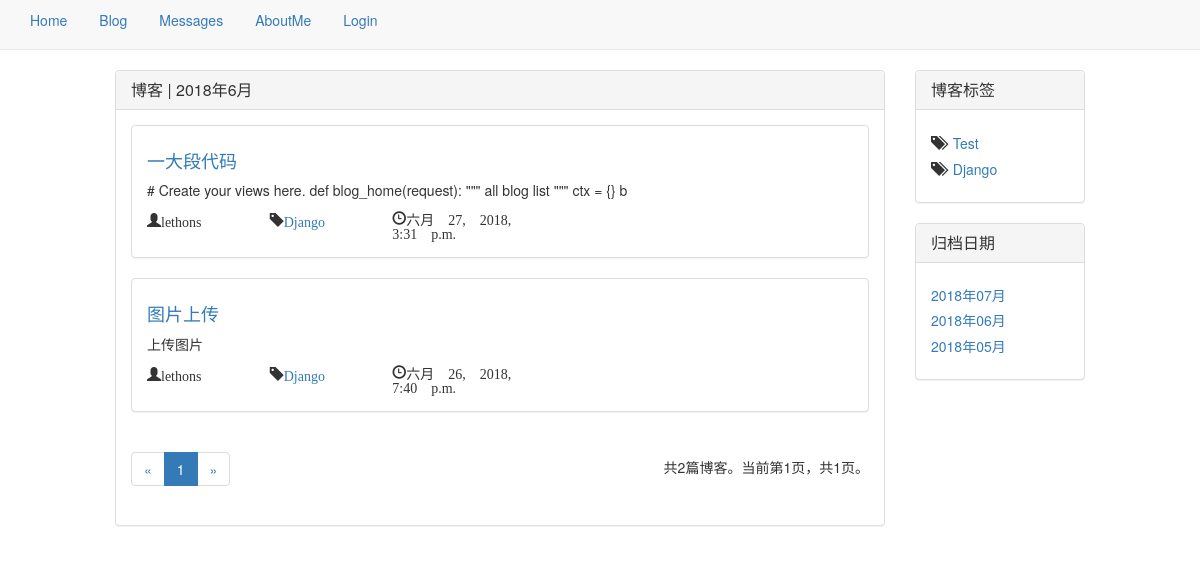
The page /blog/date/2018/6/ on the database as committed earlier.
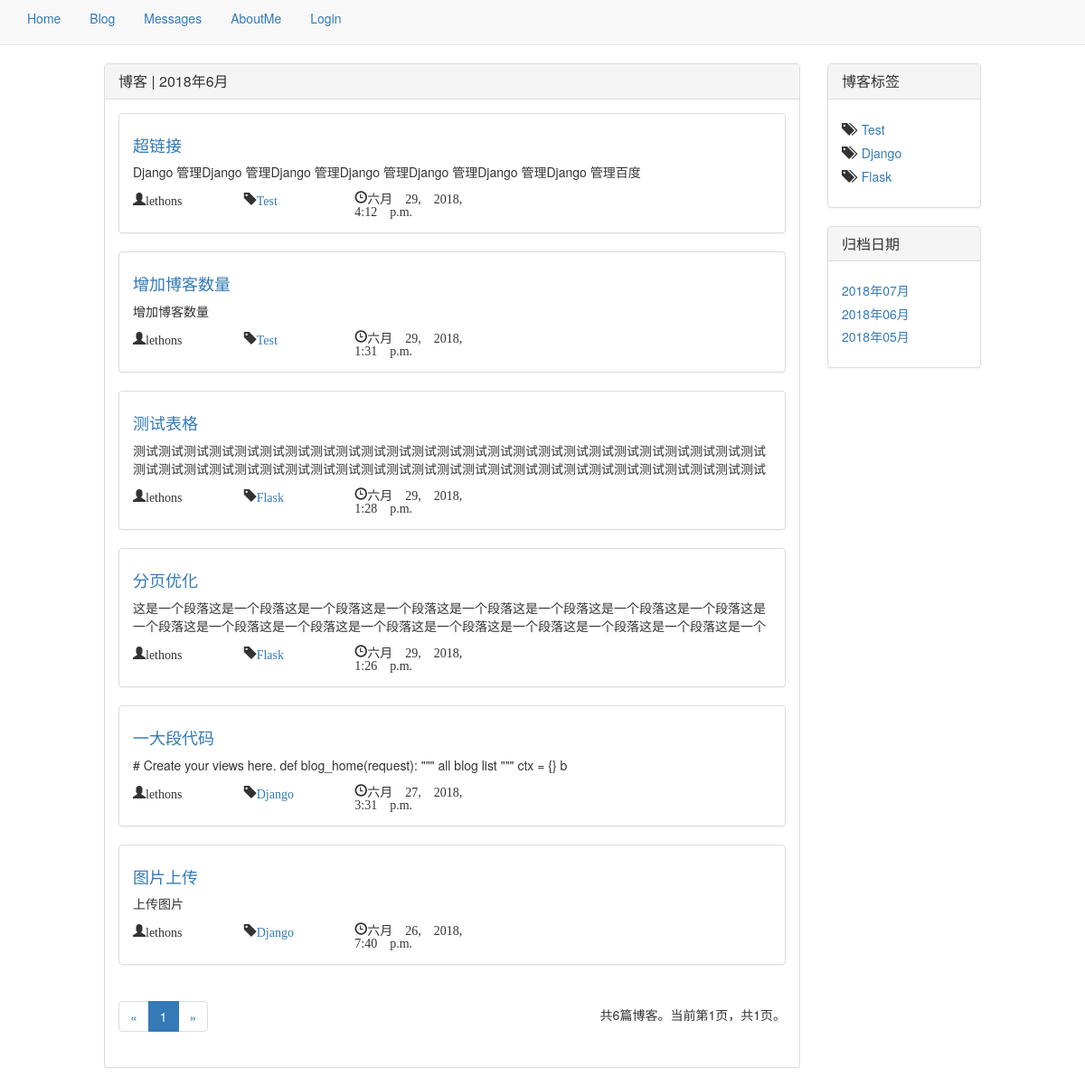
The same page on the database as committed later.
### blog/models.py (models this page shows, shortened)
class Blog(models.Model):
    title = models.CharField(max_length=50)
    content = RichTextUploadingField()
    author = models.ForeignKey(User, on_delete=models.DO_NOTHING)
    tag = models.ForeignKey(Tag, on_delete=models.DO_NOTHING)
    publish_time = models.DateTimeField(default=datetime.datetime.now)
    update_time = models.DateTimeField(auto_now=True)
    class Meta:
        ordering = ['-publish_time']

class Tag(models.Model):
    tag = models.CharField(max_length=10)
    def __str__(self):
        return self.tag

### blog/views.py (the view)
# urls.py: path('date/<int:year>/<int:month>/', views.blog_date, name='blog_date'),
def blog_date(request, year, month):
    blogs = Blog.objects.filter(publish_time__year=year, publish_time__month=month)
    ctx, error404 = comment_code(request, blogs)
    ctx['year'] = year
    ctx['month'] = month
    if error404:
        return render_to_response('blog/error404.html')
    return render_to_response('blog/blog_date.html', ctx)

### blog/templates/blog/blog_date.html
{% extends 'blog/blog_home.html' %}
{% block panel_title %}
    |&nbsp;{{ year }}年{{ month }}月
{% endblock %}

### blog/templates/blog/blog_home.html
{% extends 'blog/blog_base.html' %}
{% block panel_body %}
    {% for blog in blogs %}
        <div class="panel panel-default">
            <div class="panel-body">
                <h4><a href="{% url 'blog_detail' blog.pk%}">{{ blog.title }}</a></h4>
                <p>{{ blog.content|striptags|truncatechars:100|safe }}</p>
                <div class="row">
                    <div class="col-md-2">
                        <span class="glyphicon glyphicon-user" aria-hidden="true">{{ blog.author }}</span>
                    </div>
                    <div class="col-md-2">
                        <span class="glyphicon glyphicon-tag" aria-hidden="true"><a href="{% url 'blog_tag' blog.tag %}">{{ blog.tag }}</a></span>
                    </div>
                    <div class="col-md-3">
                        <span class="glyphicon glyphicon-time" aria-hidden="true">{{ blog.publish_time }}</span>
                    </div>
                </div>
            </div>
        </div>
    {% endfor %}
    <nav aria-label="Page navigation">
        <div class="row">
            <div class="col-md-6">
                <ul class="pagination">
                    <li>
                        {% if blogs.has_previous %}
                            <a href="?page={{ blogs.previous_page_number }}" aria-label="Previous">
                                <span aria-hidden="true">&laquo;</span>
                            </a>
                        {% else %}
                             <a href="?page={{ blogs.number }}" aria-label="Previous">
                                <span aria-hidden="true">&laquo;</span>
                            </a>
                        {% endif %}
                    </li>
                    {% for page in page_range %}
                        {% if blogs.number == page %}
                            <li class="active"><span>{{ page }}</span></li>
                        {% else %}
                            {% if page == '...' %}
                                <li><span>{{ page }}</span></li>
                            {% else %}
                                <li><a href="?page={{ page }}">{{ page }}</a></li>
                            {% endif %}
                        {% endif %}
                    {% endfor %}
                    <li>
                        {% if blogs.has_next %}
                            <a href="?page={{ blogs.next_page_number }}" aria-label="Next">
                                <span aria-hidden="true">&raquo;</span>
                            </a>
                        {% else %}
                             <a href="?page={{ blogs.number }}" aria-label="Next">
                                <span aria-hidden="true">&raquo;</span>
                            </a>
                        {% endif %}
                    </li>
                </ul>
            </div>
            <div class="col-md-6 text-right blog-foot-tip">
                <span>
                    共{{ pages.count }}篇博客。当前第{{ blogs.number }}页，共{{ pages.num_pages }}页。
                </span>
            </div>
        </div>
    </nav>
{% endblock %}
{% block sidebar1_title %}
    博客标签
{% endblock %}
{% block sidebar1_body %}
    {% for tag in tags %}
        <h5><span class="glyphicon glyphicon-tags" aria-hidden="true"></span>&nbsp;&nbsp;<a href="{% url 'blog_tag' tag %}">{{ tag }}</a></h5>
    {% endfor %}
{% endblock %}
{% block sidebar2_title %}
    归档日期
{% endblock %}
{% block sidebar2_body %}
    {% for blog_date in blog_dates %}
        <h5><a href="{% url 'blog_date' blog_date.year blog_date.month %}">{{ blog_date|date:"Y年m月" }}</a></h5>
    {% endfor %}
{% endblock %}

Rows that differ between the two databases and show on the page:
added Blog: title "超链接", content "Django 管理Django 管理Django 管理Django 管理Django 管理Django 管理Django 管理百度", author "lethons", tag "Test", publish_time "六月 29, 2018, 4:12 p.m."
added Blog: title "增加博客数量", content "增加博客数量", author "lethons", tag "Test", publish_time "六月 29, 2018, 1:31 p.m."
added Blog: title "测试表格", content "测试测试测试测试测试测试测试测试测试测试测试测试测试测试测试测试测试测试测试测试测试测试测试测试测试测试测试测试测试测试测试测试测试测试测试测试测试测试测试测试测试测试测试测试测试测试测试测试测试测试", author "lethons", tag "Flask", publish_time "六月 29, 2018, 1:28 p.m."
added Blog: title "分页优化", content "这是一个段落这是一个段落这是一个段落这是一个段落这是一个段落这是一个段落这是一个段落这是一个段落这是一个段落这是一个段落这是一个段落这是一个段落这是一个段落这是一个段落这是一个段落这是一个段落这是一个", author "lethons", tag "Flask", publish_time "六月 29, 2018, 1:26 p.m."
added Tag: tag "Flask"
Other text that changed with them:
{{ pages.count }}: "2" → "6"
